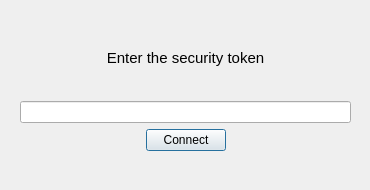
<?xml version="1.0" encoding="UTF-8"?>
<ui version="4.0">
 <class>Login</class>
 <widget class="QDialog" name="Login">
  <property name="geometry">
   <rect>
    <x>0</x>
    <y>0</y>
    <width>370</width>
    <height>190</height>
   </rect>
  </property>
  <property name="minimumSize">
   <size>
    <width>370</width>
    <height>190</height>
   </size>
  </property>
  <property name="maximumSize">
   <size>
    <width>370</width>
    <height>190</height>
   </size>
  </property>
  <property name="windowTitle">
   <string>Login</string>
  </property>
  <property name="modal">
   <bool>false</bool>
  </property>
  <widget class="QWidget" name="widget" native="true">
   <property name="geometry">
    <rect>
     <x>10</x>
     <y>10</y>
     <width>351</width>
     <height>171</height>
    </rect>
   </property>
   <property name="sizePolicy">
    <sizepolicy hsizetype="Expanding" vsizetype="Expanding">
     <horstretch>0</horstretch>
     <verstretch>0</verstretch>
    </sizepolicy>
   </property>
   <widget class="QWidget" name="verticalLayoutWidget">
    <property name="geometry">
     <rect>
      <x>10</x>
      <y>10</y>
      <width>331</width>
      <height>131</height>
     </rect>
    </property>
    <layout class="QVBoxLayout" name="verticalLayout">
     <item>
      <widget class="QLabel" name="label">
       <property name="font">
        <font>
         <pointsize>11</pointsize>
        </font>
       </property>
       <property name="text">
        <string>Enter the security token</string>
       </property>
       <property name="alignment">
        <set>Qt::AlignCenter</set>
       </property>
      </widget>
     </item>
     <item>
      <widget class="QLineEdit" name="tokenInput">
       <property name="alignment">
        <set>Qt::AlignCenter</set>
       </property>
      </widget>
     </item>
     <item>
      <layout class="QHBoxLayout" name="horizontalLayout">
       <item>
        <spacer name="horizontalSpacer">
         <property name="orientation">
          <enum>Qt::Horizontal</enum>
         </property>
         <property name="sizeHint" stdset="0">
          <size>
           <width>40</width>
           <height>20</height>
          </size>
         </property>
        </spacer>
       </item>
       <item>
        <widget class="QPushButton" name="loginButton">
         <property name="text">
          <string>Connect</string>
         </property>
        </widget>
       </item>
       <item>
        <spacer name="horizontalSpacer_2">
         <property name="orientation">
          <enum>Qt::Horizontal</enum>
         </property>
         <property name="sizeHint" stdset="0">
          <size>
           <width>40</width>
           <height>20</height>
          </size>
         </property>
        </spacer>
       </item>
      </layout>
     </item>
    </layout>
   </widget>
  </widget>
 </widget>
 <resources/>
 <connections/>
</ui>
